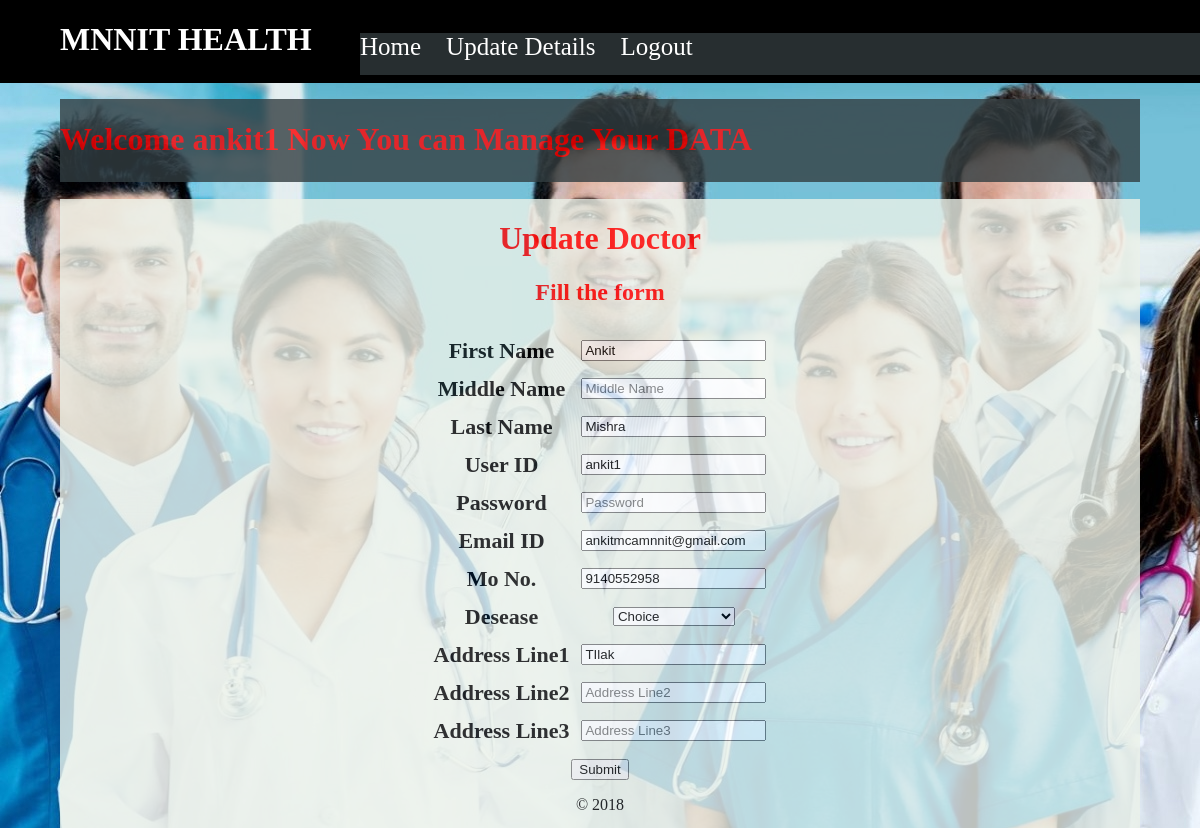
/dupdate.php (signed in), run on the app's committed database.
### tables this page shows
CREATE TABLE IF NOT EXISTS Doctors (
  user_id varchar(20) NOT NULL,
  pwd varchar(20) NOT NULL,
  first_name varchar(30) NOT NULL,
  middle_name varchar(30) DEFAULT NULL,
  last_name varchar(30) DEFAULT NULL,
  email varchar(30) NOT NULL,
  mob varchar(11) NOT NULL,
  address_line1 varchar(50) NOT NULL,
  address_line2 varchar(50) DEFAULT NULL,
  address_line3 varchar(50) DEFAULT NULL,
  desease varchar(30) NOT NULL,
  primary key(user_id)
);

### dupdate.php (the view, shortened to what this page needs)
<?php
  $con=con();
    $userid = $_SESSION['user_id'];
   $sq="select *from Doctors where user_id='$userid'";
   $result=$con->query($sq);
   $row=$result->fetch_array();
   $fname=$row['first_name'];
   $lname=$row['last_name'];
   $mno=$row['mob'];
   $email_id=$row['email'];
   $add1=$row['address_line1'];
?>
<!DOCTYPE html>
<html>
 <head>
   <link  href="css/dupdate.css" rel="stylesheet"/>
 </head>
 <body>
  <div id="full">
    <div id="header">
      <div id="lg">
         <h1 style="color:white;"> MNNIT HEALTH</h1>
      </div>
      <div id="li">
         <a href="doctor_home.php"> Home  &nbsp;&nbsp;</a>
        <a href="dupdate.php"> Update Details &nbsp;&nbsp;</a>
        <a href="logout.php"> Logout </a>
      </div>
    </div>
    <div id="ma">
      <marquee> <h1 style="color:red;"> Welcome <?php echo "$userid";?> Now You can Manage Your DATA</h1></marquee>
    </div>
    <div id="fo">
         <center> <h1 style="color:red;opacity:1;"> Update Doctor </h1></center>
         <center><h2 style="color:red;"> Fill the form </h2></center>
          <form  name="RegForm" action="dupdate_back.php" onsubmit="return validate()" method="post">
           <center>
              <table>
                <tr>
                  <th> First Name </th>
                  <td> <input type="text" name="fname" placeholder="" value="<?php echo "$fname";?>" required/></td>
                </tr>
                <tr>
                  <th> Middle Name </th>
                  <td> <input type="text" name="mname" placeholder="Middle Name"/></td>
                </tr>
                <tr>
                  <th> Last Name </th>
                  <td> <input type="text" name="lname" placeholder="" value="<?php echo "$lname";?>"/></td>
                </tr>
                <tr>
                  <th> User ID </th>
                  <td> <input type="text" name="user_id" placeholder="User Id" readonly value="<?php echo "$userid";?>" /></td>
                </tr>
                <tr>
                  <th> Password </th>
                  <td> <input type="password" name="pwd" placeholder="Password" required/></td>
                </tr>
                <tr>
                  <th> Email ID </th>
                  <td> <input type="email" name="email_id" placeholder="" value="<?php echo "$email_id";?>" required/></td>
                </tr>
                <tr>
                  <th> Mo No. </th>
                  <td> <input type="text" name="mno" id="mo" placeholder="" value="<?php echo "$mno";?>" required/></td>
                </tr>
                <tr>
                 <th> Desease </th>
                 <td>
                   <select name="search">
		<option>Choice</option>
		</select>
                 </td>
                </tr>
                <tr>
                  <th> Address Line1 </th>
                  <td> <input type="text" name="add1" placeholder="" value="<?php echo "$add1";?>" required/></td>
                </tr>
                <tr>
                  <th> Address Line2 </th>
                  <td> <input type="text" name="add2" placeholder="Address Line2"/></td>
                </tr>
                <tr>
                  <th> Address Line3 </th>
                  <td> <input type="text" name="add3" placeholder="Address Line3"/></td>
                </tr>
              </table>
	  <center><input type='submit' name='sub' value='Submit' onclick="validate()"/></center>
           <p style="color:black"> &copy;  2018</p>
           </center>
          </form>
    </div>
  </div>
 </body>
</html>

### css/dupdate.css (style rules this page uses)
body { background-image: url("../img/02.jpeg"); background-repeat:no-repeat; background-attachment: fixed; z-index:-1; }
#full { height:auto; width:100%; z-index:1; }
#header { background-color:black; position:fixed; top:0; left:0; height:10%; width:100%; z-index:1999; }
#lg { position:absolute; left:5%; height:50%; width:30%; }
#li { background-color:#272E30; position:absolute; left:30%; width:70%; height:50%; top:40%; font-size:25px; }
a { color:white; text-decoration:none; }
#ma { background-color:#333E42; position:absolute; top:12%; left:60px; height:10%; width:90%; opacity: 0.8; }
#fo { background-color:#ECF2E9; position:absolute; top:24%; left:60px; height:auto; width:90%; opacity:0.8; z-index:99; }
table, th, td { margin:2px; text-align: center; padding:5px; cellpadding:15px; margin:3px; font-size:22px; }

### data on the page
doctors: fname "Ankit", lname "Mishra", email_id "ankitmcamnnit@gmail.com", mno "9140552958", add1 "TIlak"

### other printed values
$userid "ankit1"
